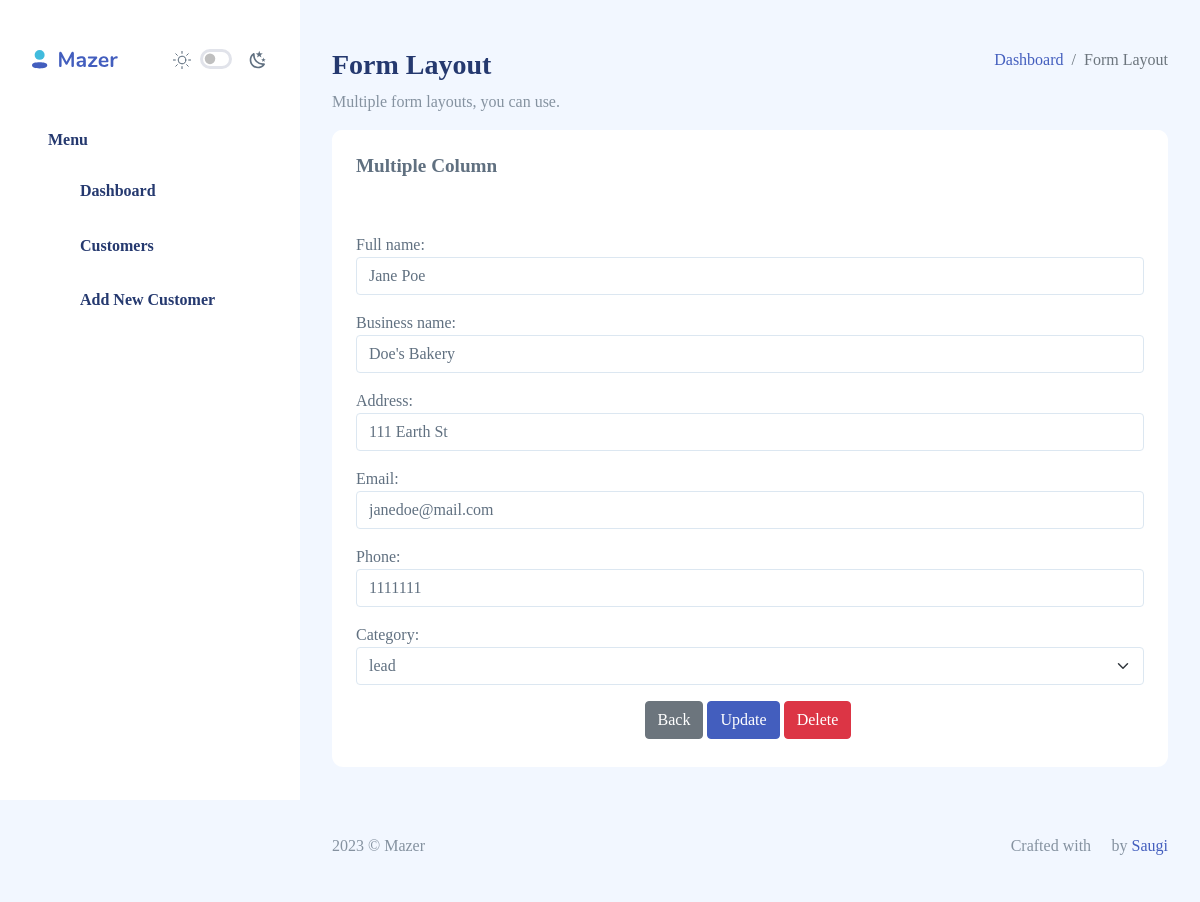
The page /client_record/1/ on the database its author committed.
### crm/models.py (models this page shows, shortened)
class Record(models.Model):
    created_at = models.DateTimeField(auto_now_add=True)
    full_name = models.CharField(max_length=50)
    biz_name = models.CharField(max_length=50, null=True, blank=True)
    address = models.CharField(max_length=50, null=True, blank=True)
    email = models.EmailField(max_length=50, null=True, blank=True)
    phone = models.CharField(max_length=50, null=True, blank=True)
    category = models.CharField(max_length=50, choices=CHOICES, default="prospect", null=True, blank=True)
    ratings = models.IntegerField(null=True, blank=True)

### crm/views.py (the view)
# urls.py: path('client_record/<int:pk>/', views.client_record, name='client_record'),
def client_record(request, pk):
    record = Record.objects.get(id=pk)
    form = AddRecordForm(request.POST or None, instance=record)
    if form.is_valid():
        form.save()
        return redirect('table')
    return render(request, 'crm/form-layout.html', {
        'form': form,
        'record': record,
        })

### crm/templates/crm/form-layout.html (shortened to what this page needs)
{% extends 'crm/base.html' %}
{% load static %}
{% block content %}
<body>
{% include 'crm/sidebar.html' %}
<div class="page-heading">
    <div class="page-title">
        <div class="row">
            <div class="col-12 col-md-6 order-md-1 order-last">
                <h3>Form Layout</h3>
                <p class="text-subtitle text-muted">Multiple form layouts, you can use.</p>
            </div>
            <div class="col-12 col-md-6 order-md-2 order-first">
                <nav aria-label="breadcrumb" class="breadcrumb-header float-start float-lg-end">
                    <ol class="breadcrumb">
                        <li class="breadcrumb-item"><a href="index.html">Dashboard</a></li>
                        <li class="breadcrumb-item active" aria-current="page">Form Layout</li>
                    </ol>
                </nav>
            </div>
        </div>
    </div>
    <section id="multiple-column-form">
        <div class="row match-height">
            <div class="col-12">
                <div class="card">
                    <div class="card-header">
                        <h4 class="card-title">Multiple Column</h4>
                    </div>
                    <div class="card-content">
                        <div class="card-body">
                            <form class="form" method="POST">
                                <div class="row">
                                    {{ form.as_p }}
                                    <div class="col-12 d-flex justify-content-center">
                                        <a href="{% url 'table' %}" class="btn btn-secondary me-1 mb-1">Back</a>
                                        <button type="submit" class="btn btn-primary me-1 mb-1">Update</button>
                                        <a href="{% url 'delete_record' record.id %}" class="btn btn-danger me-1 mb-1">Delete</a>
                                    </div>
                                </div>
                            </form>
                        </div>
                    </div>
                </div>
            </div>
        </div>
    </section>
</div>
{% include 'crm/footer.html' %}
</body>
{% endblock content %}

### rows shown on the page
Record: full_name "Jane Poe", biz_name "Doe's Bakery", address "111 Earth St", email "janedoe@mail.com", phone "1111111", category "lead"
